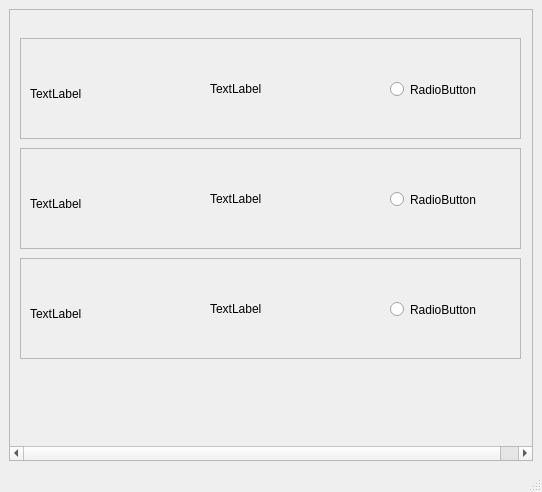
<?xml version="1.0" encoding="UTF-8"?>
<ui version="4.0">
 <class>MainWindow</class>
 <widget class="QMainWindow" name="MainWindow">
  <property name="geometry">
   <rect>
    <x>0</x>
    <y>0</y>
    <width>542</width>
    <height>492</height>
   </rect>
  </property>
  <property name="windowTitle">
   <string>MainWindow</string>
  </property>
  <widget class="QWidget" name="centralwidget">
   <property name="mouseTracking">
    <bool>false</bool>
   </property>
   <property name="tabletTracking">
    <bool>false</bool>
   </property>
   <layout class="QVBoxLayout">
    <item>
     <widget class="QScrollArea" name="scrollArea">
      <property name="sizePolicy">
       <sizepolicy hsizetype="Preferred" vsizetype="Preferred">
        <horstretch>0</horstretch>
        <verstretch>0</verstretch>
       </sizepolicy>
      </property>
      <property name="styleSheet">
       <string notr="true"/>
      </property>
      <property name="sizeAdjustPolicy">
       <enum>QAbstractScrollArea::AdjustToContents</enum>
      </property>
      <property name="widgetResizable">
       <bool>false</bool>
      </property>
      <property name="alignment">
       <set>Qt::AlignCenter</set>
      </property>
      <widget class="QWidget" name="scrollAreaWidgetContents">
       <property name="geometry">
        <rect>
         <x>0</x>
         <y>7</y>
         <width>541</width>
         <height>401</height>
        </rect>
       </property>
       <widget class="QFrame" name="frame">
        <property name="geometry">
         <rect>
          <x>10</x>
          <y>10</y>
          <width>501</width>
          <height>101</height>
         </rect>
        </property>
        <property name="sizePolicy">
         <sizepolicy hsizetype="Expanding" vsizetype="Expanding">
          <horstretch>0</horstretch>
          <verstretch>0</verstretch>
         </sizepolicy>
        </property>
        <property name="frameShape">
         <enum>QFrame::StyledPanel</enum>
        </property>
        <property name="frameShadow">
         <enum>QFrame::Raised</enum>
        </property>
        <widget class="QRadioButton" name="radioButton">
         <property name="geometry">
          <rect>
           <x>370</x>
           <y>40</y>
           <width>111</width>
           <height>23</height>
          </rect>
         </property>
         <property name="text">
          <string>RadioButton</string>
         </property>
        </widget>
        <widget class="QLabel" name="label">
         <property name="geometry">
          <rect>
           <x>10</x>
           <y>20</y>
           <width>81</width>
           <height>71</height>
          </rect>
         </property>
         <property name="text">
          <string>TextLabel</string>
         </property>
        </widget>
        <widget class="QLabel" name="label_2">
         <property name="geometry">
          <rect>
           <x>190</x>
           <y>40</y>
           <width>66</width>
           <height>21</height>
          </rect>
         </property>
         <property name="text">
          <string>TextLabel</string>
         </property>
        </widget>
       </widget>
       <widget class="QFrame" name="frame_2">
        <property name="geometry">
         <rect>
          <x>10</x>
          <y>120</y>
          <width>501</width>
          <height>101</height>
         </rect>
        </property>
        <property name="sizePolicy">
         <sizepolicy hsizetype="Expanding" vsizetype="Expanding">
          <horstretch>0</horstretch>
          <verstretch>0</verstretch>
         </sizepolicy>
        </property>
        <property name="frameShape">
         <enum>QFrame::StyledPanel</enum>
        </property>
        <property name="frameShadow">
         <enum>QFrame::Raised</enum>
        </property>
        <widget class="QRadioButton" name="radioButton_2">
         <property name="geometry">
          <rect>
           <x>370</x>
           <y>40</y>
           <width>111</width>
           <height>23</height>
          </rect>
         </property>
         <property name="text">
          <string>RadioButton</string>
         </property>
        </widget>
        <widget class="QLabel" name="label_3">
         <property name="geometry">
          <rect>
           <x>10</x>
           <y>20</y>
           <width>81</width>
           <height>71</height>
          </rect>
         </property>
         <property name="text">
          <string>TextLabel</string>
         </property>
        </widget>
        <widget class="QLabel" name="label_4">
         <property name="geometry">
          <rect>
           <x>190</x>
           <y>40</y>
           <width>66</width>
           <height>21</height>
          </rect>
         </property>
         <property name="text">
          <string>TextLabel</string>
         </property>
        </widget>
       </widget>
       <widget class="QFrame" name="frame_3">
        <property name="geometry">
         <rect>
          <x>10</x>
          <y>230</y>
          <width>501</width>
          <height>101</height>
         </rect>
        </property>
        <property name="sizePolicy">
         <sizepolicy hsizetype="Expanding" vsizetype="Expanding">
          <horstretch>0</horstretch>
          <verstretch>0</verstretch>
         </sizepolicy>
        </property>
        <property name="frameShape">
         <enum>QFrame::StyledPanel</enum>
        </property>
        <property name="frameShadow">
         <enum>QFrame::Raised</enum>
        </property>
        <widget class="QRadioButton" name="radioButton_3">
         <property name="geometry">
          <rect>
           <x>370</x>
           <y>40</y>
           <width>111</width>
           <height>23</height>
          </rect>
         </property>
         <property name="text">
          <string>RadioButton</string>
         </property>
        </widget>
        <widget class="QLabel" name="label_5">
         <property name="geometry">
          <rect>
           <x>10</x>
           <y>20</y>
           <width>81</width>
           <height>71</height>
          </rect>
         </property>
         <property name="text">
          <string>TextLabel</string>
         </property>
        </widget>
        <widget class="QLabel" name="label_6">
         <property name="geometry">
          <rect>
           <x>190</x>
           <y>40</y>
           <width>66</width>
           <height>21</height>
          </rect>
         </property>
         <property name="text">
          <string>TextLabel</string>
         </property>
        </widget>
       </widget>
      </widget>
     </widget>
    </item>
   </layout>
  </widget>
  <widget class="QMenuBar" name="menubar">
   <property name="geometry">
    <rect>
     <x>0</x>
     <y>0</y>
     <width>542</width>
     <height>22</height>
    </rect>
   </property>
  </widget>
  <widget class="QStatusBar" name="statusbar"/>
 </widget>
 <resources/>
 <connections/>
</ui>
